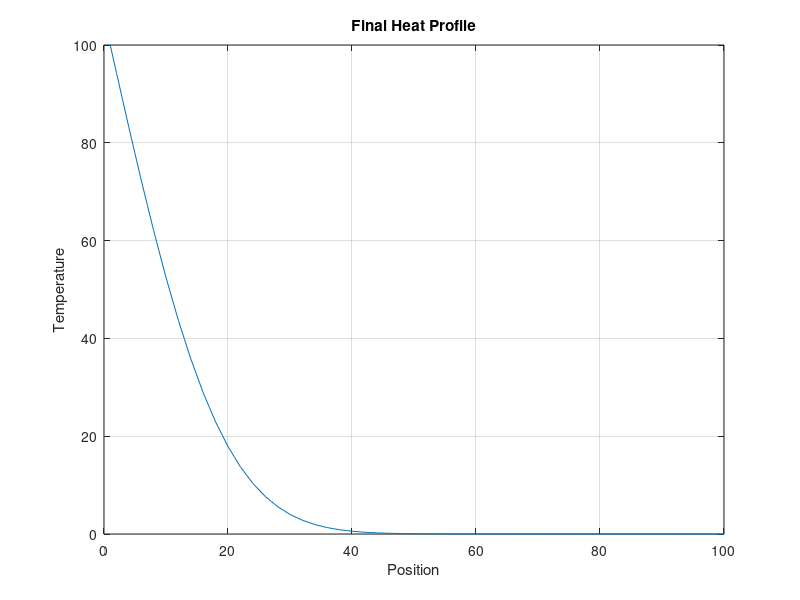
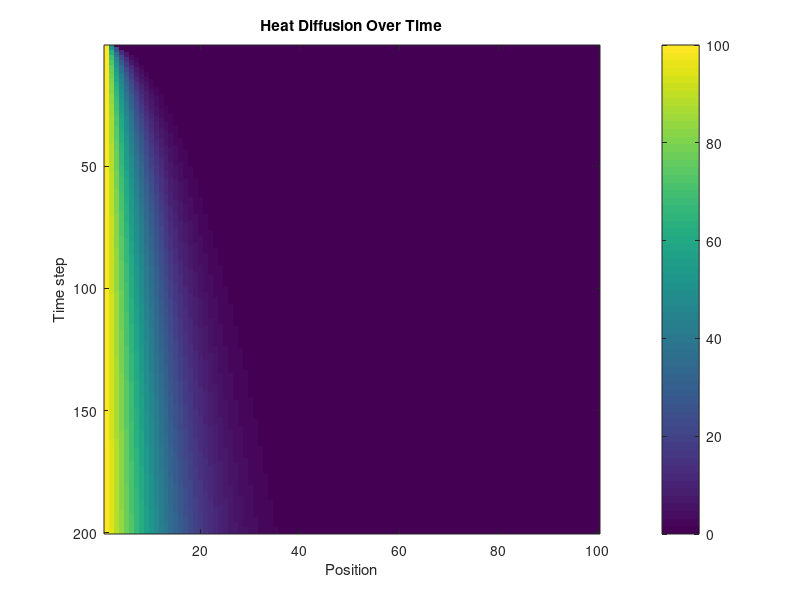

MATLAB code for these plots, in order:
% One-dimensional heat diffusion using an explicit finite-difference update.
clear; clc;

n = 100;
steps = 200;
temperature = zeros(1, n);
temperature(1) = 100;

history = zeros(steps, n);
for step = 1:steps
    next = temperature;
    for i = 2:n-1
        next(i) = (temperature(i-1) + temperature(i+1)) / 2;
    end
    temperature = next;
    history(step, :) = temperature;
end

fprintf('Initial maximum temperature: %.2f\n', history(1,1));
fprintf('Final maximum temperature: %.2f\n', max(temperature));

figure;
plot(temperature);
xlabel('Position');
ylabel('Temperature');
title('Final Heat Profile');
grid on;

figure;
imagesc(history);
xlabel('Position');
ylabel('Time step');
title('Heat Diffusion Over Time');
colorbar;
